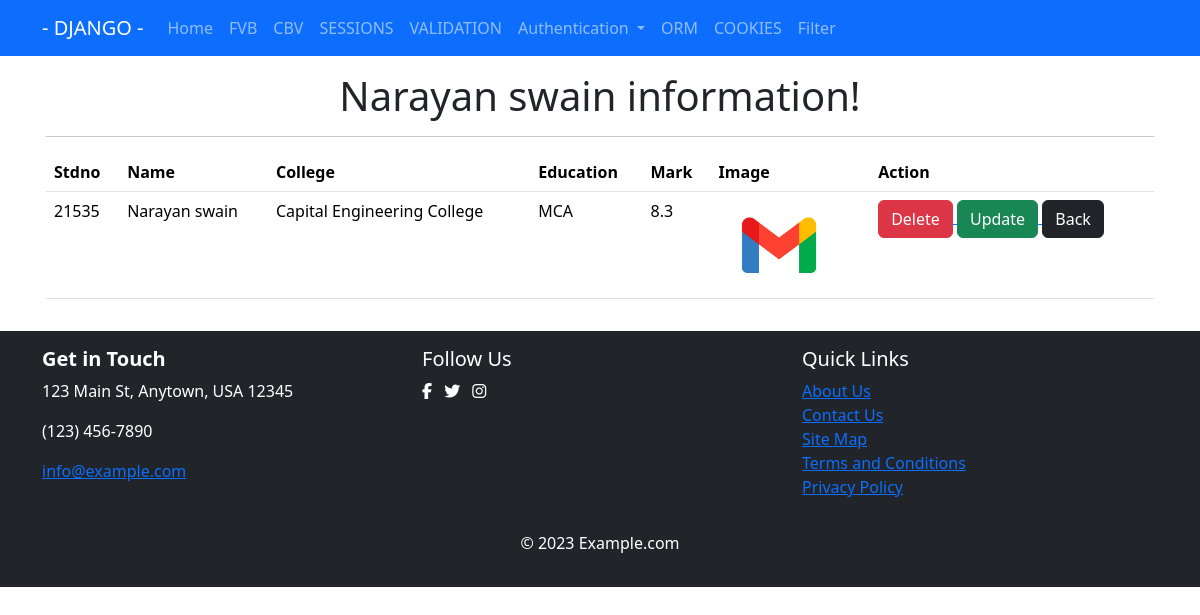
The app's page /cbvdetailrec/1 with its own data.
### conceptapp/models.py (models this page shows, shortened)
class Student(models.Model):
    stdno=models.IntegerField()
    sname=models.CharField(max_length=40)
    college=models.CharField(max_length=40)
    Eductn=models.CharField(max_length=40)
    mark=models.FloatField()
    img=models.ImageField(upload_to='static/profile')

### conceptapp/views.py (the view)
# urls.py: path('cbvdetailrec/<int:pk>',views.stdDetail_view.as_view(),name="cbvrec"),
class stdDetail_view(DetailView):
    model = Student
    template_name = 'pages/cbv/detail_rec.html'
    context_object_name='rec'

### Template/pages/cbv/detail_rec.html
{% extends 'pages/index.html' %}
{% load static %}
{% block body_block%}
<div class="container text-center p-3">
    <h1>{{rec.sname}} information!</h1>
<hr>
<table class="table table-hover bg-dark">
  <thead class="bg-secondary">
   <tr>
    <th scope="col">Stdno</th>
    <th scope="col">Name</th>
    <th scope="col">College</th>
    <th scope="col">Education</th>
    <th scope="col">Mark</th>
    <th scope="col">Image</th>
    <th scope="col">Action</th
   </tr>
  </thead>
  <tbody>
     <tr>
        <td>{{rec.stdno}}</td>
        <td>{{rec.sname}}</td>
        <td>{{rec.college}}</td>
        <td>{{rec.Eductn}}</td>
        <td>{{rec.mark}}</td>
        <td><img src="{{rec.img.url}}" width="120px"></td>
        <td>
            <a href="/cbvdelrec/{{rec.id}}">
                <button class="btn btn-danger">Delete</button>
            </a>
            <a href="/cbvupdaterec/{{rec.id}}">
                <button class="btn btn-success">Update</button>
            </a>
            <a href="/cbvrecview">
                <button class="btn btn-dark">Back</button>
            </a>
        </td>
    </tr>
</table>
</div>
{% endblock%}

### records on screen
Student: sname "Narayan swain", stdno "21535", college "Capital Engineering College", Eductn "MCA", mark "8.3", img (picture)
